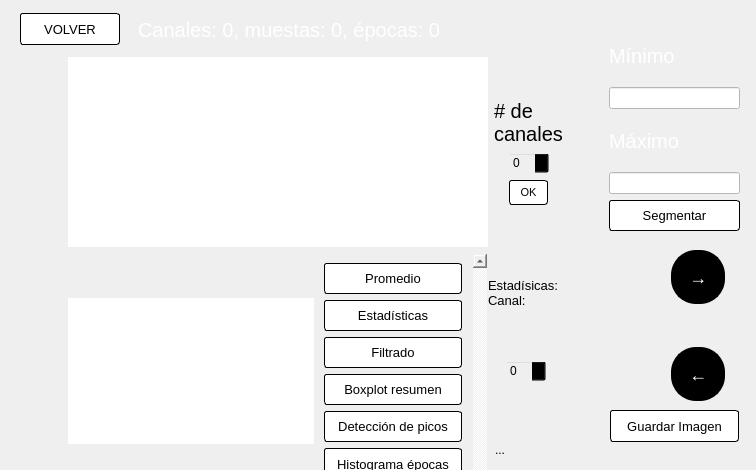
<?xml version="1.0" encoding="UTF-8"?>
<ui version="4.0">
 <class>MainWindow</class>
 <widget class="QMainWindow" name="MainWindow">
  <property name="enabled">
   <bool>true</bool>
  </property>
  <property name="geometry">
   <rect>
    <x>0</x>
    <y>0</y>
    <width>756</width>
    <height>470</height>
   </rect>
  </property>
  <property name="windowTitle">
   <string>MainWindow</string>
  </property>
  <property name="autoFillBackground">
   <bool>false</bool>
  </property>
  <property name="styleSheet">
   <string notr="true">QWidget#centralwidget {
    border-image: url(&quot;:/1/tv.png&quot;) 0 0 0 0 stretch stretch;
	background-color: transparent;
}
</string>
  </property>
  <widget class="QWidget" name="centralwidget">
   <property name="styleSheet">
    <string notr="true">background-color: transparent;</string>
   </property>
   <widget class="QWidget" name="verticalLayoutWidget">
    <property name="geometry">
     <rect>
      <x>68</x>
      <y>57</y>
      <width>507</width>
      <height>358</height>
     </rect>
    </property>
    <layout class="QVBoxLayout" name="verticalLayout">
     <property name="sizeConstraint">
      <enum>QLayout::SetFixedSize</enum>
     </property>
     <item>
      <layout class="QVBoxLayout" name="verticalLayout_2">
       <item>
        <layout class="QHBoxLayout" name="horizontalLayoutCanvasPPal">
         <property name="sizeConstraint">
          <enum>QLayout::SetMinimumSize</enum>
         </property>
         <item>
          <widget class="QWidget" name="senalPpal" native="true">
           <property name="sizePolicy">
            <sizepolicy hsizetype="Minimum" vsizetype="Minimum">
             <horstretch>0</horstretch>
             <verstretch>0</verstretch>
            </sizepolicy>
           </property>
           <property name="minimumSize">
            <size>
             <width>420</width>
             <height>190</height>
            </size>
           </property>
           <property name="maximumSize">
            <size>
             <width>16777215</width>
             <height>190</height>
            </size>
           </property>
           <property name="autoFillBackground">
            <bool>false</bool>
           </property>
           <property name="styleSheet">
            <string notr="true">background-color: rgb(255, 255, 255);</string>
           </property>
          </widget>
         </item>
         <item>
          <layout class="QVBoxLayout" name="verticalLayout_7">
           <item>
            <spacer name="verticalSpacer_2">
             <property name="orientation">
              <enum>Qt::Vertical</enum>
             </property>
             <property name="sizeHint" stdset="0">
              <size>
               <width>20</width>
               <height>40</height>
              </size>
             </property>
            </spacer>
           </item>
           <item alignment="Qt::AlignHCenter|Qt::AlignVCenter">
            <widget class="QLabel" name="label_2">
             <property name="minimumSize">
              <size>
               <width>59</width>
               <height>45</height>
              </size>
             </property>
             <property name="styleSheet">
              <string notr="true">QLabel {

	font: 2pt &quot;Times New Roman&quot;;
    font-size: 15pt;
    color: black;
}
</string>
             </property>
             <property name="text">
              <string># de 
canales</string>
             </property>
            </widget>
           </item>
           <item alignment="Qt::AlignHCenter|Qt::AlignVCenter">
            <widget class="QSpinBox" name="spinBox">
             <property name="minimumSize">
              <size>
               <width>40</width>
               <height>20</height>
              </size>
             </property>
            </widget>
           </item>
           <item alignment="Qt::AlignHCenter|Qt::AlignVCenter">
            <widget class="QPushButton" name="canalesBoton">
             <property name="styleSheet">
              <string notr="true">QPushButton {
    background-color: white;
    color: black;
    border: 1px solid black;
    border-radius: 3px;
    padding: 5px 10px;
    font-size: 8pt;
}

QPushButton:hover {
    background-color: #ecf0f1; 
    border-color: #34495e;
    color: #34495e;
}

QPushButton:pressed {
    background-color: #bdc3c7; 
    border-color: #2c3e50;
    color: #2c3e50;
}</string>
             </property>
             <property name="text">
              <string>OK</string>
             </property>
            </widget>
           </item>
           <item>
            <spacer name="verticalSpacer">
             <property name="orientation">
              <enum>Qt::Vertical</enum>
             </property>
             <property name="sizeHint" stdset="0">
              <size>
               <width>20</width>
               <height>40</height>
              </size>
             </property>
            </spacer>
           </item>
          </layout>
         </item>
        </layout>
       </item>
       <item>
        <layout class="QHBoxLayout" name="horizontalLayout_3">
         <property name="spacing">
          <number>0</number>
         </property>
         <item>
          <layout class="QVBoxLayout" name="verticalLayout_5">
           <item>
            <widget class="QWidget" name="graficoEst" native="true">
             <property name="sizePolicy">
              <sizepolicy hsizetype="Minimum" vsizetype="Minimum">
               <horstretch>0</horstretch>
               <verstretch>0</verstretch>
              </sizepolicy>
             </property>
             <property name="minimumSize">
              <size>
               <width>246</width>
               <height>146</height>
              </size>
             </property>
             <property name="maximumSize">
              <size>
               <width>246</width>
               <height>146</height>
              </size>
             </property>
             <property name="styleSheet">
              <string notr="true">background-color: rgb(255, 255, 255);</string>
             </property>
            </widget>
           </item>
          </layout>
         </item>
         <item>
          <layout class="QHBoxLayout" name="horizontalLayout_5">
           <item>
            <widget class="QScrollArea" name="scrollArea">
             <property name="sizePolicy">
              <sizepolicy hsizetype="Minimum" vsizetype="Minimum">
               <horstretch>0</horstretch>
               <verstretch>0</verstretch>
              </sizepolicy>
             </property>
             <property name="minimumSize">
              <size>
               <width>174</width>
               <height>152</height>
              </size>
             </property>
             <property name="maximumSize">
              <size>
               <width>152</width>
               <height>16777215</height>
              </size>
             </property>
             <property name="verticalScrollBarPolicy">
              <enum>Qt::ScrollBarAlwaysOn</enum>
             </property>
             <property name="widgetResizable">
              <bool>false</bool>
             </property>
             <widget class="QWidget" name="scrollAreaWidgetContents_2">
              <property name="geometry">
               <rect>
                <x>0</x>
                <y>-20</y>
                <width>155</width>
                <height>242</height>
               </rect>
              </property>
              <layout class="QHBoxLayout" name="horizontalLayout_4">
               <property name="sizeConstraint">
                <enum>QLayout::SetFixedSize</enum>
               </property>
               <item>
                <layout class="QGridLayout" name="gridLayout">
                 <item row="3" column="0">
                  <widget class="QPushButton" name="boxBoton">
                   <property name="styleSheet">
                    <string notr="true">QPushButton {
    background-color: white;
    color: black;
    border: 1px solid black;
    border-radius: 3px;
    padding: 7px 12px;
    font-size: 10pt;
}

QPushButton:hover {
    background-color: #ecf0f1; 
    border-color: #34495e;
    color: #34495e;
}

QPushButton:pressed {
    background-color: #bdc3c7; 
    border-color: #2c3e50;
    color: #2c3e50;
}</string>
                   </property>
                   <property name="text">
                    <string>Boxplot resumen</string>
                   </property>
                  </widget>
                 </item>
                 <item row="1" column="0">
                  <widget class="QPushButton" name="estBoton">
                   <property name="minimumSize">
                    <size>
                     <width>121</width>
                     <height>0</height>
                    </size>
                   </property>
                   <property name="styleSheet">
                    <string notr="true">QPushButton {
    background-color: white;
    color: black;
    border: 1px solid black;
    border-radius: 3px;
    padding: 7px 12px;
    font-size: 10pt;
}

QPushButton:hover {
    background-color: #ecf0f1; 
    border-color: #34495e;
    color: #34495e;
}

QPushButton:pressed {
    background-color: #bdc3c7; 
    border-color: #2c3e50;
    color: #2c3e50;
}</string>
                   </property>
                   <property name="text">
                    <string>Estadísticas</string>
                   </property>
                  </widget>
                 </item>
                 <item row="2" column="0">
                  <widget class="QPushButton" name="filtradoBoton">
                   <property name="minimumSize">
                    <size>
                     <width>121</width>
                     <height>0</height>
                    </size>
                   </property>
                   <property name="styleSheet">
                    <string notr="true">QPushButton {
    background-color: white;
    color: black;
    border: 1px solid black;
    border-radius: 3px;
    padding: 7px 12px;
    font-size: 10pt;
}

QPushButton:hover {
    background-color: #ecf0f1; 
    border-color: #34495e;
    color: #34495e;
}

QPushButton:pressed {
    background-color: #bdc3c7; 
    border-color: #2c3e50;
    color: #2c3e50;
}</string>
                   </property>
                   <property name="text">
                    <string>Filtrado</string>
                   </property>
                  </widget>
                 </item>
                 <item row="0" column="0">
                  <widget class="QPushButton" name="promedioBoton">
                   <property name="minimumSize">
                    <size>
                     <width>121</width>
                     <height>0</height>
                    </size>
                   </property>
                   <property name="styleSheet">
                    <string notr="true">QPushButton {
    background-color: white;
    color: black;
    border: 1px solid black;
    border-radius: 3px;
    padding: 7px 12px;
    font-size: 10pt;
}

QPushButton:hover {
    background-color: #ecf0f1; 
    border-color: #34495e;
    color: #34495e;
}

QPushButton:pressed {
    background-color: #bdc3c7; 
    border-color: #2c3e50;
    color: #2c3e50;
}</string>
                   </property>
                   <property name="text">
                    <string>Promedio</string>
                   </property>
                  </widget>
                 </item>
                 <item row="4" column="0">
                  <widget class="QPushButton" name="picosBoton">
                   <property name="minimumSize">
                    <size>
                     <width>121</width>
                     <height>0</height>
                    </size>
                   </property>
                   <property name="styleSheet">
                    <string notr="true">QPushButton {
    background-color: white;
    color: black;
    border: 1px solid black;
    border-radius: 3px;
    padding: 7px 12px;
    font-size: 10pt;
}

QPushButton:hover {
    background-color: #ecf0f1; 
    border-color: #34495e;
    color: #34495e;
}

QPushButton:pressed {
    background-color: #bdc3c7; 
    border-color: #2c3e50;
    color: #2c3e50;
}</string>
                   </property>
                   <property name="text">
                    <string>Detección de picos</string>
                   </property>
                  </widget>
                 </item>
                 <item row="5" column="0">
                  <widget class="QPushButton" name="histBoton">
                   <property name="minimumSize">
                    <size>
                     <width>135</width>
                     <height>32</height>
                    </size>
                   </property>
                   <property name="styleSheet">
                    <string notr="true">QPushButton {
    background-color: white;
    color: black;
    border: 1px solid black;
    border-radius: 3px;
    padding: 7px 12px;
    font-size: 10pt;
}

QPushButton:hover {
    background-color: #ecf0f1; 
    border-color: #34495e;
    color: #34495e;
}

QPushButton:pressed {
    background-color: #bdc3c7; 
    border-color: #2c3e50;
    color: #2c3e50;
}</string>
                   </property>
                   <property name="text">
                    <string>Histograma épocas</string>
                   </property>
                  </widget>
                 </item>
                </layout>
               </item>
              </layout>
             </widget>
            </widget>
           </item>
           <item>
            <layout class="QVBoxLayout" name="verticalLayout_8">
             <item>
              <widget class="QLabel" name="estTexto">
               <property name="minimumSize">
                <size>
                 <width>66</width>
                 <height>59</height>
                </size>
               </property>
               <property name="styleSheet">
                <string notr="true">QLabel {

	font: 2pt &quot;Times New Roman&quot;;
    font-size: 10pt;
    color: black;
}
</string>
               </property>
               <property name="text">
                <string>Estadísicas:
Canal:</string>
               </property>
              </widget>
             </item>
             <item alignment="Qt::AlignHCenter|Qt::AlignVCenter">
              <widget class="QSpinBox" name="spinBoxCanal">
               <property name="minimumSize">
                <size>
                 <width>40</width>
                 <height>20</height>
                </size>
               </property>
              </widget>
             </item>
             <item alignment="Qt::AlignHCenter|Qt::AlignVCenter">
              <widget class="QLabel" name="resEstTexto">
               <property name="minimumSize">
                <size>
                 <width>60</width>
                 <height>40</height>
                </size>
               </property>
               <property name="maximumSize">
                <size>
                 <width>66</width>
                 <height>16777215</height>
                </size>
               </property>
               <property name="text">
                <string>...</string>
               </property>
              </widget>
             </item>
            </layout>
           </item>
          </layout>
         </item>
        </layout>
       </item>
      </layout>
     </item>
    </layout>
   </widget>
   <widget class="QWidget" name="verticalLayoutWidget_3">
    <property name="geometry">
     <rect>
      <x>609</x>
      <y>30</y>
      <width>131</width>
      <height>201</height>
     </rect>
    </property>
    <layout class="QVBoxLayout" name="verticalLayout_3">
     <item>
      <widget class="QLabel" name="label_5">
       <property name="styleSheet">
        <string notr="true">QLabel {

	font: 2pt &quot;Times New Roman&quot;;
    font-size: 15pt;
    color: white;
}
</string>
       </property>
       <property name="text">
        <string>Mínimo</string>
       </property>
      </widget>
     </item>
     <item>
      <widget class="QLineEdit" name="min">
       <property name="styleSheet">
        <string notr="true">background-color: rgb(255, 255, 255);</string>
       </property>
      </widget>
     </item>
     <item>
      <widget class="QLabel" name="label_6">
       <property name="styleSheet">
        <string notr="true">QLabel {

	font: 2pt &quot;Times New Roman&quot;;
    font-size: 15pt;
    color: white;
}
</string>
       </property>
       <property name="text">
        <string>Máximo</string>
       </property>
      </widget>
     </item>
     <item>
      <widget class="QLineEdit" name="max">
       <property name="styleSheet">
        <string notr="true">background-color: rgb(255, 255, 255);</string>
       </property>
      </widget>
     </item>
     <item>
      <widget class="QPushButton" name="segmentarBoton">
       <property name="styleSheet">
        <string notr="true">QPushButton {
    background-color: white;
    color: black;
    border: 1px solid black;
    border-radius: 3px;
    padding: 7px 12px;
    font-size: 10pt;
}

QPushButton:hover {
    background-color: #ecf0f1; 
    border-color: #34495e;
    color: #34495e;
}

QPushButton:pressed {
    background-color: #bdc3c7; 
    border-color: #2c3e50;
    color: #2c3e50;
}</string>
       </property>
       <property name="text">
        <string>Segmentar</string>
       </property>
      </widget>
     </item>
    </layout>
   </widget>
   <widget class="QWidget" name="verticalLayoutWidget_4">
    <property name="geometry">
     <rect>
      <x>653</x>
      <y>250</y>
      <width>91</width>
      <height>151</height>
     </rect>
    </property>
    <layout class="QVBoxLayout" name="verticalLayout_4">
     <item alignment="Qt::AlignHCenter|Qt::AlignVCenter">
      <widget class="QPushButton" name="adelante">
       <property name="styleSheet">
        <string notr="true">QPushButton {
    background-color: black;
    color: white;
    border: 2px solid black;
    border-radius: 25px;
    min-width: 50px;
    min-height: 50px;
    max-width: 50px;
    max-height: 50px;
    font-size: 18px;
}


QPushButton:hover {
    border-color:  rgb(81, 81, 81);
	background-color: rgb(81, 81, 81);
}

QPushButton:pressed {
    background-color: white
    border-color: white
    color: black
}
</string>
       </property>
       <property name="text">
        <string>→</string>
       </property>
      </widget>
     </item>
     <item>
      <spacer name="verticalSpacer_3">
       <property name="orientation">
        <enum>Qt::Vertical</enum>
       </property>
       <property name="sizeHint" stdset="0">
        <size>
         <width>20</width>
         <height>40</height>
        </size>
       </property>
      </spacer>
     </item>
     <item alignment="Qt::AlignHCenter|Qt::AlignVCenter">
      <widget class="QPushButton" name="atras">
       <property name="styleSheet">
        <string notr="true">QPushButton {
    background-color: black;
    color: white;
    border: 2px solid black;
    border-radius: 25px;
    min-width: 50px;
    min-height: 50px;
    max-width: 50px;
    max-height: 50px;
    font-size: 18px;
}


QPushButton:hover {
    border-color:  rgb(81, 81, 81);
	background-color: rgb(81, 81, 81);
}

QPushButton:pressed {
    background-color: white
    border-color: white
    color: black
}
</string>
       </property>
       <property name="text">
        <string>←</string>
       </property>
      </widget>
     </item>
    </layout>
   </widget>
   <widget class="QWidget" name="horizontalLayoutWidget_4">
    <property name="geometry">
     <rect>
      <x>20</x>
      <y>10</y>
      <width>421</width>
      <height>39</height>
     </rect>
    </property>
    <layout class="QHBoxLayout" name="horizontalLayout_6">
     <item alignment="Qt::AlignLeft|Qt::AlignVCenter">
      <widget class="QPushButton" name="volverBoton">
       <property name="minimumSize">
        <size>
         <width>100</width>
         <height>32</height>
        </size>
       </property>
       <property name="styleSheet">
        <string notr="true">QPushButton {
    background-color: white;
    color: black;
    border: 1px solid black;
    border-radius: 3px;
    padding: 7px 10px;
    font-size: 10pt;
}

QPushButton:hover {
    background-color: #ecf0f1; 
    border-color: #34495e;
    color: #34495e;
}

QPushButton:pressed {
    background-color: #bdc3c7; 
    border-color: #2c3e50;
    color: #2c3e50;
}</string>
       </property>
       <property name="text">
        <string>VOLVER</string>
       </property>
      </widget>
     </item>
     <item>
      <widget class="QLabel" name="shapeTexto">
       <property name="styleSheet">
        <string notr="true">QLabel {

	font: 2pt &quot;Times New Roman&quot;;
    font-size: 15pt;
    color: white;
}
</string>
       </property>
       <property name="text">
        <string>Canales: 0, muestas: 0, épocas: 0</string>
       </property>
      </widget>
     </item>
    </layout>
   </widget>
   <widget class="QPushButton" name="guardar">
    <property name="geometry">
     <rect>
      <x>610</x>
      <y>410</y>
      <width>129</width>
      <height>32</height>
     </rect>
    </property>
    <property name="styleSheet">
     <string notr="true">QPushButton {
    background-color: white;
    color: black;
    border: 1px solid black;
    border-radius: 3px;
    padding: 7px 12px;
    font-size: 10pt;
}

QPushButton:hover {
    background-color: #ecf0f1; 
    border-color: #34495e;
    color: #34495e;
}

QPushButton:pressed {
    background-color: #bdc3c7; 
    border-color: #2c3e50;
    color: #2c3e50;
}</string>
    </property>
    <property name="text">
     <string>Guardar Imagen</string>
    </property>
   </widget>
  </widget>
 </widget>
 <resources>
  <include location="../Imagenes/bgPrueba.qrc"/>
  <include location="../fuentes/fuentes.qrc"/>
 </resources>
 <connections/>
</ui>
